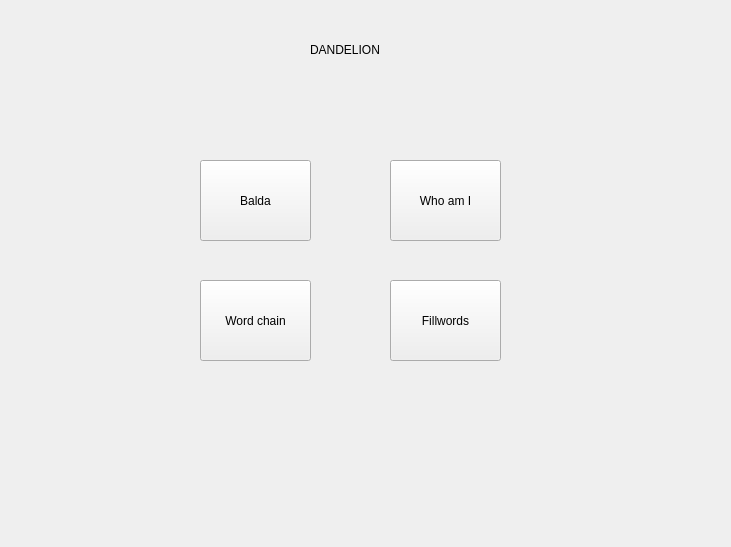
<?xml version="1.0" encoding="UTF-8"?>
<ui version="4.0">
 <class>Main_Menu</class>
 <widget class="QWidget" name="Main_Menu">
  <property name="geometry">
   <rect>
    <x>0</x>
    <y>0</y>
    <width>731</width>
    <height>547</height>
   </rect>
  </property>
  <property name="windowTitle">
   <string>Form</string>
  </property>
  <widget class="QLabel" name="label">
   <property name="geometry">
    <rect>
     <x>310</x>
     <y>40</y>
     <width>84</width>
     <height>20</height>
    </rect>
   </property>
   <property name="text">
    <string>DANDELION</string>
   </property>
  </widget>
  <widget class="QPushButton" name="pushButton">
   <property name="geometry">
    <rect>
     <x>200</x>
     <y>160</y>
     <width>111</width>
     <height>81</height>
    </rect>
   </property>
   <property name="text">
    <string>Balda</string>
   </property>
  </widget>
  <widget class="QPushButton" name="pushButton_2">
   <property name="geometry">
    <rect>
     <x>200</x>
     <y>280</y>
     <width>111</width>
     <height>81</height>
    </rect>
   </property>
   <property name="text">
    <string>Word chain</string>
   </property>
  </widget>
  <widget class="QPushButton" name="pushButton_3">
   <property name="geometry">
    <rect>
     <x>390</x>
     <y>160</y>
     <width>111</width>
     <height>81</height>
    </rect>
   </property>
   <property name="text">
    <string>Who am I</string>
   </property>
  </widget>
  <widget class="QPushButton" name="pushButton_4">
   <property name="geometry">
    <rect>
     <x>390</x>
     <y>280</y>
     <width>111</width>
     <height>81</height>
    </rect>
   </property>
   <property name="text">
    <string>Fillwords</string>
   </property>
  </widget>
 </widget>
 <resources/>
 <connections/>
</ui>
